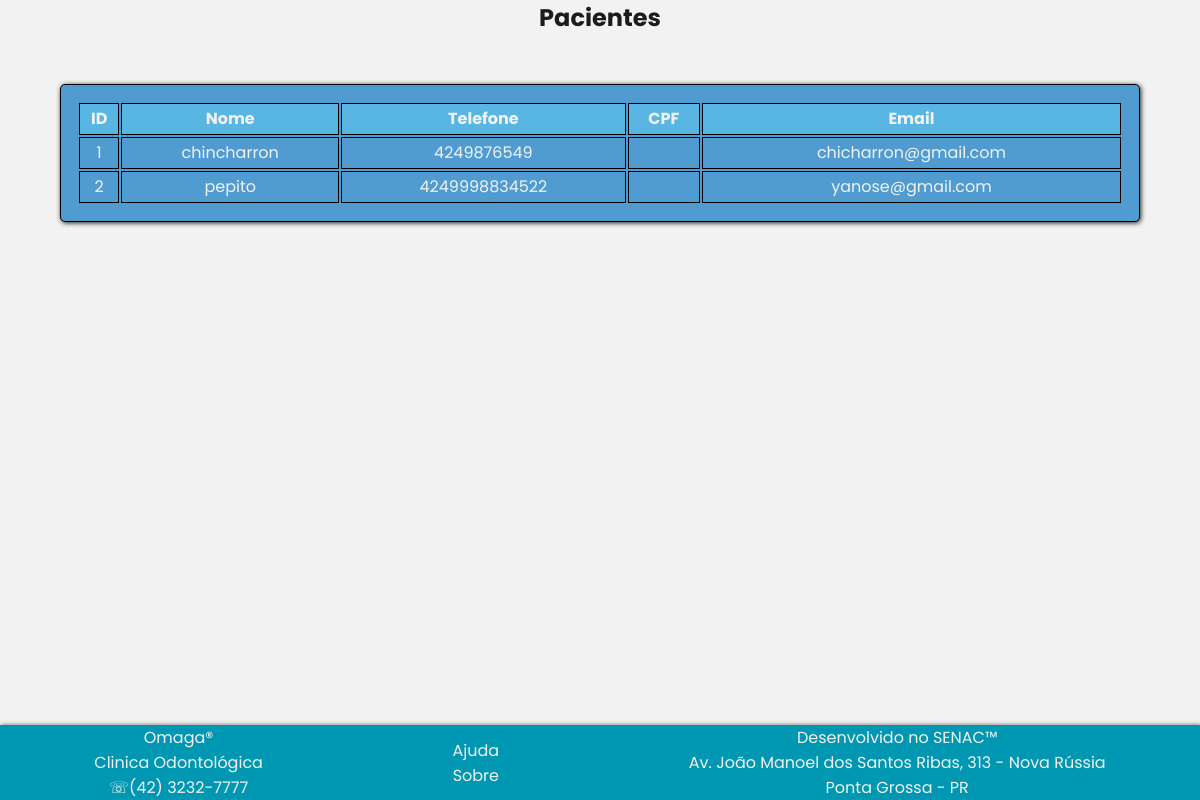
The app's page /listarpaciente.php with its own data.
### tables this page shows
CREATE TABLE `paciente` (
  `id_paciente_pk` int(11) NOT NULL,
  `nome` text,
  `telefone` bigint(11) DEFAULT NULL,
  `email` text,
  `senha` varchar(100) DEFAULT NULL,
  `endereco` text
);

### persistence/Banco.php (called while the page is built, shortened)
<?php
class Banco{
	private $conexao;
	public function __construct(){
		$this->url="localhost";
		$this->usuario="root";
		$this->senha="";
		$this->banco="odontologia";
		$this->conexao=new mysqli($this->url,$this->usuario,
			$this->senha,$this->banco);
	}
	public function consultar($sql)
	{
		$consulta=$this->conexao->query($sql);
		$linhas=$consulta->num_rows;
		if($linhas>0){
			return $consulta;
		}else{
			return false;
		}
	}
}
?>

### persistence/PacientePA.php (called while the page is built, shortened)
<?php
require_once 'Banco.php';
class PacientePA{
	private $conexao;
	function __construct(){
		$this->conexao=new Banco();
	}
	public function listar_inicio_fim($inicio,$fim){
		$sql="select * from paciente where id_paciente_pk between $inicio and $fim";
		return $this->conexao->consultar($sql);
	}
	}
?>

### listarpaciente.php (the view, shortened to what this page needs)
<?php
	require_once 'cabecalho.php';
?>
    <h2>Pacientes</h2>
<?php
	if(isset($_POST['inicio'])){
		$inicio=$_POST['inicio'];
		$fim=$inicio+4;
	} else{
		$inicio=1;
		$fim=5;
	}
	require_once 'persistence/PacientePA.php';
	$pacientepa=new PacientePA();
	$consulta=$pacientepa->listar_inicio_fim($inicio,$fim);
	if (!$consulta){
		echo "<h2>Ainda não exitem pacientes.</h2>";
	} else{
		echo "<table>";
		echo "<tr>";
		echo "<th>ID</th>";
		echo "<th>Nome</th>";
		echo "<th>Telefone</th>";
		echo "<th>CPF</th>";
		echo "<th>Email</th>";
		echo "</tr>";
		while ($linha=$consulta->fetch_assoc()){
			echo "<tr>";
			echo "<td>".$linha['id_paciente_pk']."</td>";
			echo "<td>".$linha['nome']."</td>";
			echo "<td>".$linha['telefone']."</td>";
			echo "<td>".$linha['cpf']."</td>";
			echo "<td>".$linha['email']."</td>";
			echo "</tr>";
		}
		echo "</table>";
		echo "<section>";
	}
?>
<br/>
<br/>
<br/>
<br/>
<br/>
<br/>
<br/>
<br/>
<br/>
<br/>
<br/>
<br/>
<br/>
<br/>
<br/>
<?php
	require_once 'rodape.php';
?>
<?php
	require_once 'rodape.php';
?>
</body>
</html>

### css/estilo.css (style rules this page uses)
:root { --color-white: #f2f2f2; --color-blue1: rgb(0, 151, 178); --color-blue2: #509CD0; --color-blue3: rgb(89, 182, 227); --color-dark1: #1c1c1c; --color-text: #d9d9d9; --color-hover: rgb(255, 255, 255, 0.2); --color-blue2hover: rgb(255, 255, 255, 0.1); }
* { margin:0px; padding:0px; }
body { display: flex; min-height: 100vh; background-color: var(--color-white); flex-direction: column; font-family: 'Poppins', sans-serif; }
h2 { text-align: center; color: var(--color-dark1); font-family: 'Poppins', sans-serif; }
table { width: 90vw; margin: auto; border: 1px solid black; color: var(--color-white); background-color: var(--color-blue2); border-radius: 5px; box-shadow: 1px 1px 5px var(--color-dark1); padding: 1em; }
tr { height: 30px; border: 1px solid white; }
th { height: 30px; background-color: var(--color-blue3); border: 1px solid black; }
td { height: 30px; text-align: center; border: 1px solid black; transition: 0.5s; }

### records on screen
paciente: id_paciente_pk "1", nome "chincharron", telefone "4249876549", email "chicharron@gmail.com"
paciente: id_paciente_pk "2", nome "pepito", telefone "4249998834522", email "yanose@gmail.com"
